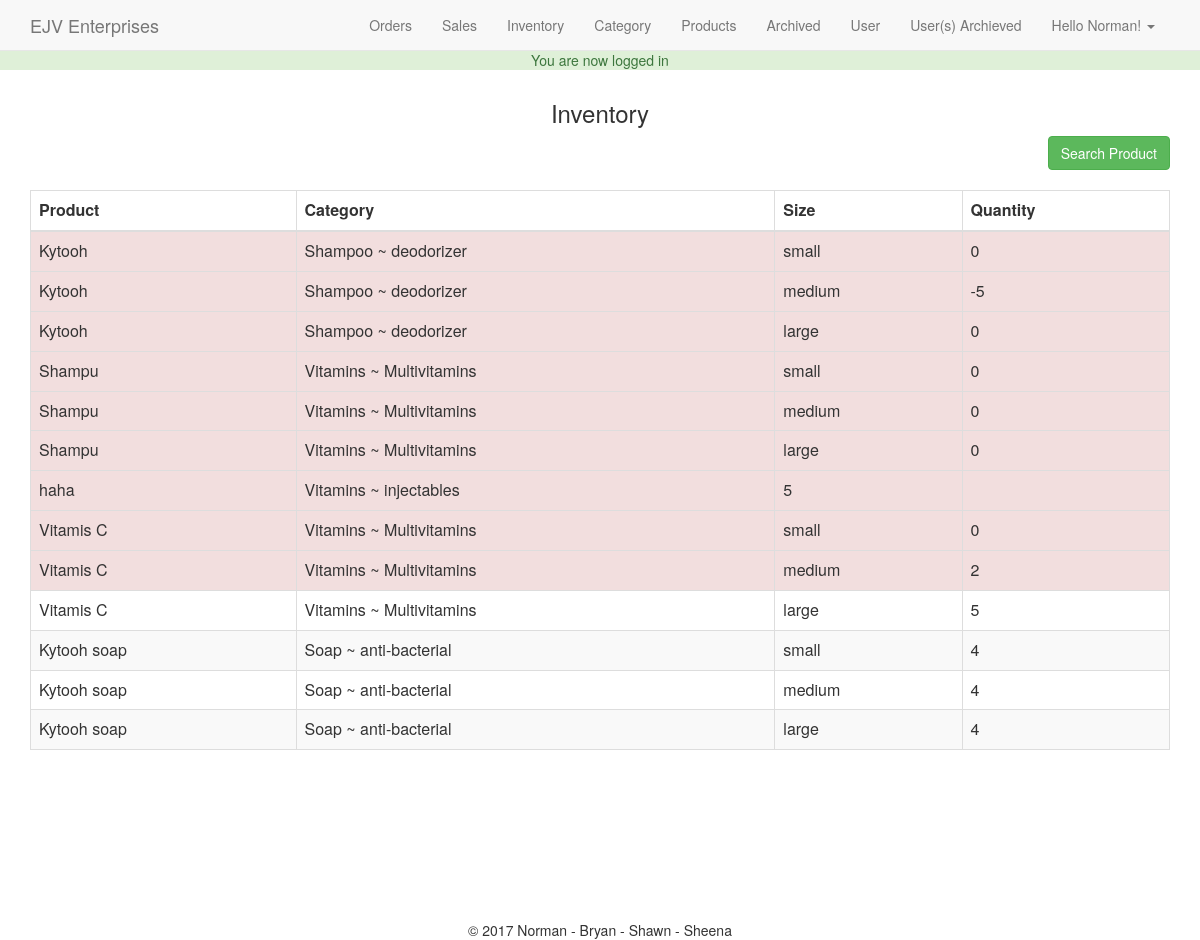
The page /admin/inventory.php (signed in) on the database its author committed.
### tables this page shows
CREATE TABLE IF NOT EXISTS `users` (
  `id` int(11) NOT NULL AUTO_INCREMENT,
  `full_name` varchar(250) NOT NULL,
  `email` varchar(250) NOT NULL,
  `password` varchar(250) NOT NULL,
  `join_date` datetime NOT NULL DEFAULT CURRENT_TIMESTAMP,
  `last_login` datetime NOT NULL,
  `permissions` varchar(250) NOT NULL,
  PRIMARY KEY (`id`)
);

CREATE TABLE IF NOT EXISTS `products` (
  `id` int(100) NOT NULL AUTO_INCREMENT,
  `title` varchar(500) NOT NULL,
  `price` decimal(10,0) NOT NULL,
  `list_price` decimal(10,2) NOT NULL,
  `categories` varchar(500) NOT NULL,
  `image` varchar(500) NOT NULL,
  `description` text NOT NULL,
  `qty` varchar(250) NOT NULL,
  `featured` tinyint(4) NOT NULL DEFAULT '0',
  `deleted` int(11) NOT NULL DEFAULT '0',
  PRIMARY KEY (`id`)
);

### helpers/helpers.php (called while the page is built, shortened)
<?php
function sanitize($dirty){
	return htmlentities($dirty,ENT_QUOTES,"UTF-8");
}
function get_category($child_id){
global $db;
$id = sanitize($child_id);
$sql = "SELECT p.id AS 'pid', p.category AS 'parent', c.id AS 'cid', c.category AS 'child'
FROM categories c
INNER JOIN categories p
ON c.parent = p.id
WHERE c.id = '$id'";
$query = $db->query($sql);
$category = mysqli_fetch_assoc($query);
return $category;
}
function qtyToArray($string){
$qtyArray = explode(',',$string);
$returnArray = array();
foreach($qtyArray as $quanti){
$s = explode(':',$quanti);
$returnArray[] = array('size' => $s[0], 'quantity' => $s[1]);
}
return $returnArray;
}
?>

### admin/inventory.php (the view, shortened to what this page needs)
<?php
require_once $_SERVER['DOCUMENT_ROOT'].'/ejventerprises/core/init.php';
include 'includes/head.php';
include 'includes/navigation.php';
if(isset($_GET['search'])){
?>
<br>
<br>
<form action='inventory.php?search=1' method='post' class='pull-right'>
<input type='text' name='search' placeholder='Search by Category' id='input-text'>&nbsp;&nbsp;
<input type='submit' name='submit' id='input-text-1' class='btn btn-success'>
</form>
<?php
if(isset($_POST['submit'])){
$search = $_POST['search'];
$sql = $db->query("SELECT * FROM products WHERE title LIKE '%$search%'");
$lowItems = array();
while($product = mysqli_fetch_assoc($sql)){
$item = array();
$quanti = qtyToArray($product['qty']);
foreach($quanti as $qty){
if($qty['qty'] < 2){
$cat = get_category($product['categories']);
$item = array(
'title' => $product['title'],
'size' => $qty['size'],
'quantity' =>$qty['quantity'],
'category' => $cat['parent'].' ~ '.$cat['child']
);
$lowItems[] = $item;
}
}
}
}
?>
<div class="col-md-12">
<h3 class="text-center">Inventory</h3>
<br>
<table class="table table-striped table-bordered">
<thead>
<th>Product</th>
<th>Category</th>
<th>Size</th>
<th>Quantity</th>
</thead>
<tbody>
<?php foreach($lowItems as $item): ?>
<tr <?=($item['quantity'] == 0)?' class="danger"':'';?>>
<td><?=$item['title'];?></td>
<td><?=$item['category'];?></td>
<td><?=$item['size'];?></td>
<td><?=$item['quantity'];?></td>
</tr>
<?php endforeach; ?>
</tbody>
</table>
</div>
</div>
<?php
}else{
$iQuery = $db->query("SELECT * FROM products WHERE deleted = 0");
$lowItems = array();
while($product = mysqli_fetch_assoc($iQuery)){
$quanti = qtyToArray($product['qty']);
foreach($quanti as $qty){
if($qty['qty'] < 2){
$cat = get_category($product['categories']);
$item = array(
'title' => $product['title'],
'size' => $qty['size'],
'quantity' =>$qty['quantity'],
'category' => $cat['parent'].' ~ '.$cat['child']
);
$lowItems[] = $item;
}
}
}
?>
<div class="col-md-12">
<h3 class="text-center">Inventory</h3>
<a href="inventory.php?search=1" class="btn btn-success pull-right">Search Product</a><div class="clearfix"></div>
<br>
<table class="table table-striped table-bordered">
<thead>
<th>Product</th>
<th>Category</th>
<th>Size</th>
<th>Quantity</th>
</thead>
<tbody>
<?php foreach($lowItems as $item): ?>
<tr <?=($item['quantity'] <= 2)?' class="danger"':'';?>>
<td><?=$item['title'];?></td>
<td><?=$item['category'];?></td>
<td><?=$item['size'];?></td>
<td><?=$item['quantity'];?></td>
</tr>
<?php endforeach; ?>
</tbody>
</table>
</div>
</div>
<?php } ?>
<?php
include 'includes/footer.php';
?>

### admin/includes/navigation.php (shortened to what this page needs)
<nav class="navbar navbar-default navbar-fixed-top">
<div class="container">
<a href="index.php" class="navbar-brand">EJV Enterprises</a>
<ul class="nav navbar-nav pull-right">
<li>
<a href="index.php">Orders</a>
</li>
<li>
<a href="sales.php">Sales</a>
</li>
<li>
<a href="inventory.php">Inventory</a>
</li>
<li>
<a href="category.php">Category</a>
</li>
<li>
<a href="products.php">Products</a>
</li>
<li>
<a href="archived.php">Archived</a>
</li>
<li>
<a href="user.php">User</a>
</li>
<li>
<a href="user_arc.php">User(s) Archieved</a>
</li>
<li class="dropdown">
<a href="#" class="dropdown-toggle" data-toggle="dropdown">Hello <?=$user_data['full_name']; ?>!
<span class="caret"></span>
</a>
</li>
</ul>
</div></nav>

### css/main.css (style rules this page uses)
body { padding-top:50px; }

### rows shown on the page
users: full_name "Norman"
products: title "Kytooh", category "Shampoo ~ deodorizer", size "small", deleted "0", size "large"
products: title "Shampu", category "Vitamins ~ Multivitamins", size "small", deleted "0", size "medium", size "large"
products: title "haha", category "Vitamins ~ injectables", qty "5"
products: title "Vitamis C", category "Vitamins ~ Multivitamins", size "small", deleted "0"

### other values the page prints
$_SESSION['success_flash'] "You are now logged in"
$item['title'] "Kytooh"
$item['category'] "Shampoo ~ deodorizer"
$item['size'] "medium"
$item['quantity'] "-5"
$item['title'] "Vitamis C"
$item['category'] "Vitamins ~ Multivitamins"
$item['quantity'] "2"
$item['size'] "large"
$item['quantity'] "5"
$item['title'] "Kytooh soap"
$item['category'] "Soap ~ anti-bacterial"
$item['size'] "small"
$item['quantity'] "4"
